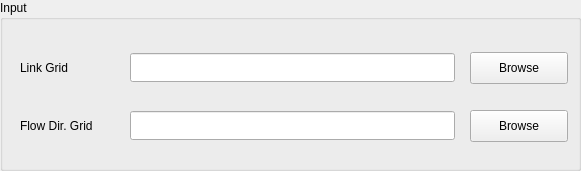
  <widget class="QGroupBox" name="groupBoxInput">
   <property name="geometry">
    <rect>
     <x>15</x>
     <y>17</y>
     <width>581</width>
     <height>171</height>
    </rect>
   </property>
   <property name="title">
    <string>Input</string>
   </property>
   <widget class="QPushButton" name="pushButtonLinkGrids">
    <property name="geometry">
     <rect>
      <x>470</x>
      <y>52</y>
      <width>98</width>
      <height>32</height>
     </rect>
    </property>
    <property name="text">
     <string>Browse</string>
    </property>
    <property name="checkable">
     <bool>false</bool>
    </property>
    <property name="autoDefault">
     <bool>false</bool>
    </property>
    <property name="flat">
     <bool>false</bool>
    </property>
   </widget>
   <widget class="QLabel" name="textLabel1">
    <property name="geometry">
     <rect>
      <x>20</x>
      <y>52</y>
      <width>87</width>
      <height>31</height>
     </rect>
    </property>
    <property name="text">
     <string>Link Grid</string>
    </property>
   </widget>
   <widget class="QLineEdit" name="lineEditLinkGrids">
    <property name="geometry">
     <rect>
      <x>130</x>
      <y>53</y>
      <width>325</width>
      <height>29</height>
     </rect>
    </property>
    <property name="font">
     <font>
      <pointsize>14</pointsize>
      <weight>75</weight>
      <bold>true</bold>
     </font>
    </property>
   </widget>
   <widget class="QLineEdit" name="lineEditFlowDirGrids">
    <property name="geometry">
     <rect>
      <x>130</x>
      <y>111</y>
      <width>325</width>
      <height>29</height>
     </rect>
    </property>
    <property name="font">
     <font>
      <pointsize>14</pointsize>
      <weight>75</weight>
      <bold>true</bold>
     </font>
    </property>
   </widget>
   <widget class="QPushButton" name="pushButtonFlowDirGrids">
    <property name="geometry">
     <rect>
      <x>470</x>
      <y>110</y>
      <width>98</width>
      <height>32</height>
     </rect>
    </property>
    <property name="text">
     <string>Browse</string>
    </property>
    <property name="checkable">
     <bool>false</bool>
    </property>
    <property name="autoDefault">
     <bool>false</bool>
    </property>
    <property name="flat">
     <bool>false</bool>
    </property>
   </widget>
   <widget class="QLabel" name="textLabel1_3">
    <property name="geometry">
     <rect>
      <x>20</x>
      <y>110</y>
      <width>87</width>
      <height>31</height>
     </rect>
    </property>
    <property name="text">
     <string>Flow Dir. Grid</string>
    </property>
   </widget>
  </widget>
